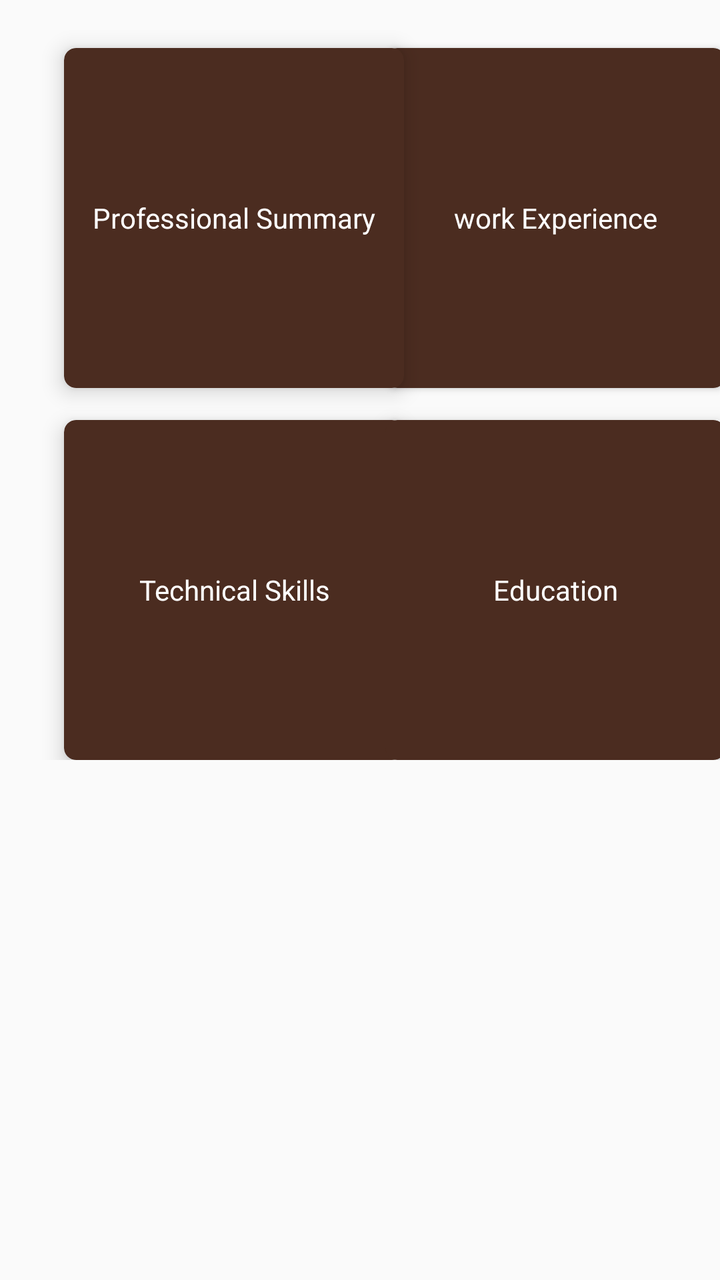
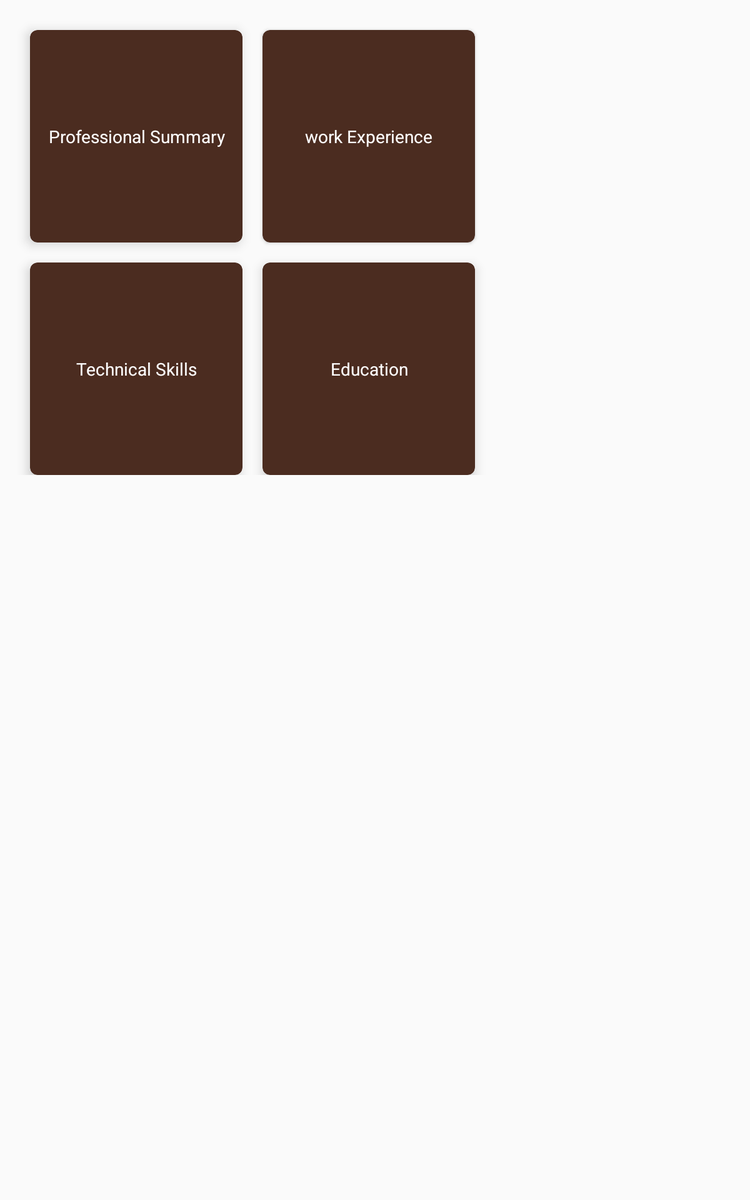

An Android layout and its configuration variant, each rendered on a device that would load it. The default file and the variant file are quoted in full after the pictures.
<!-- AndroidManifest.xml: application theme AppTheme -->
<!-- res/layout/fragment_home.xml -->
<?xml version="1.0" encoding="utf-8"?>
<layout xmlns:android="http://schemas.android.com/apk/res/android"
    xmlns:app="http://schemas.android.com/apk/res-auto"
    xmlns:tools="http://schemas.android.com/tools">
    <data>
        <variable
            name="viewModel"
            type="com.gevcorst.stanleygodfreycvapp.viewModel.ResumeViewModel" />
    </data>

    <ScrollView
        android:layout_width="match_parent"
        android:layout_height="match_parent">

        <androidx.constraintlayout.widget.ConstraintLayout
            android:layout_width="match_parent"
            android:layout_height="wrap_content"
            android:layout_gravity="center_horizontal">


            <androidx.cardview.widget.CardView
                android:id="@+id/pf"
                android:layout_width="@dimen/cardViewWidth"
                android:layout_height="@dimen/cardViewHeight"
                android:layout_marginStart="32dp"
                android:layout_marginTop="24dp"
                android:contextClickable="true"
                app:cardBackgroundColor="@color/colorPrimaryDark"
                app:cardCornerRadius="@dimen/cardviewCornerRadius"
                app:cardElevation="@dimen/cardviewCornerRadius"
                app:layout_constraintStart_toStartOf="parent"
                app:layout_constraintTop_toTopOf="parent">

                <TextView
                    android:id="@+id/textPf"
                    android:layout_width="match_parent"

                    android:layout_height="match_parent"
                    android:gravity="center"
                    android:text="@string/professionalSummary" />
            </androidx.cardview.widget.CardView>

            <androidx.cardview.widget.CardView
                android:id="@+id/ts"
                android:layout_width="@dimen/cardViewWidth"
                android:layout_height="@dimen/cardViewHeight"
                android:layout_marginTop="16dp"
                android:contextClickable="true"
                app:cardBackgroundColor="@color/colorPrimaryDark"
                app:cardCornerRadius="@dimen/cardviewCornerRadius"
                app:cardElevation="@dimen/cardviewCornerRadius"
                app:layout_constraintStart_toStartOf="@+id/pf"
                app:layout_constraintTop_toBottomOf="@+id/pf">

                <TextView
                    android:id="@+id/textTs"
                    android:layout_width="match_parent"

                    android:layout_height="match_parent"
                    android:gravity="center"
                    android:text="@string/technicalSkills" />
            </androidx.cardview.widget.CardView>

            <androidx.cardview.widget.CardView
                android:id="@+id/ws"
                android:layout_width="@dimen/cardViewWidth"
                android:layout_height="@dimen/cardViewHeight"
                android:layout_marginStart="16dp"
                android:layout_marginEnd="23dp"
                android:background="@color/colorSecondary"
                android:contextClickable="true"
                app:cardBackgroundColor="@color/colorPrimaryDark"
                app:cardCornerRadius="@dimen/cardviewCornerRadius"
                app:layout_constraintBottom_toBottomOf="@+id/pf"
                app:layout_constraintEnd_toEndOf="parent"
                app:layout_constraintStart_toEndOf="@+id/pf"
                app:layout_constraintTop_toTopOf="@+id/pf"
                app:layout_constraintVertical_bias="0.0">

                <TextView
                    android:id="@+id/textWs"
                    android:layout_width="match_parent"

                    android:layout_height="match_parent"
                    android:gravity="center"
                    android:text="@string/workexperiences" />
            </androidx.cardview.widget.CardView>

            <androidx.cardview.widget.CardView
                android:id="@+id/ed"
                android:layout_width="@dimen/cardViewWidth"
                android:layout_height="@dimen/cardViewHeight"

                android:background="@color/colorPrimaryDark"
                android:contextClickable="true"
                app:cardBackgroundColor="@color/colorPrimaryDark"
                app:cardCornerRadius="@dimen/cardviewCornerRadius"
                app:cardElevation="@dimen/cardviewCornerRadius"
                app:layout_constraintBottom_toBottomOf="@+id/ts"
                app:layout_constraintEnd_toEndOf="@+id/ws"
                app:layout_constraintStart_toStartOf="@+id/ws"
                app:layout_constraintTop_toTopOf="@+id/ts">

                <TextView
                    android:id="@+id/textEd"
                    android:layout_width="match_parent"

                    android:layout_height="match_parent"
                    android:gravity="center"
                    android:text="@string/education" />
            </androidx.cardview.widget.CardView>


        </androidx.constraintlayout.widget.ConstraintLayout>
    </ScrollView>







</layout>
<!-- resources referenced by this layout -->
<resources>
  <color name="colorPrimaryDark">#4B2C20</color>
  <color name="colorSecondary">#607D8B</color>
  <dimen name="cardViewHeight">170dp</dimen>
  <dimen name="cardViewWidth">170dp</dimen>
  <dimen name="cardviewCornerRadius">6dp</dimen>
  <string name="education">Education</string>
  <string name="professionalSummary">Professional Summary</string>
  <string name="technicalSkills">Technical Skills</string>
  <string name="workexperiences">work Experience</string>
  <style name="AppTheme" parent="Theme.AppCompat.Light.DarkActionBar">
          
          <item name="colorPrimary">@color/colorPrimary</item>
          <item name="colorPrimaryDark">@color/colorPrimaryDark</item>
          <item name="colorAccent">@color/colorAccent</item>
          <item name="android:textColor">@color/fontColor</item>
      </style>
  <color name="colorPrimary">#795548</color>
  <color name="colorAccent">#6EFFFF</color>
  <color name="fontColor">#FFFFFF</color>
</resources>
<!-- res/layout-sw600dp/fragment_home.xml (the repository's variant of the layout above) -->
<!-- drawn on a 7-inch tablet held upright -->
<?xml version="1.0" encoding="utf-8"?>
<layout xmlns:android="http://schemas.android.com/apk/res/android"
    xmlns:app="http://schemas.android.com/apk/res-auto"
    xmlns:tools="http://schemas.android.com/tools">
    <data>
        <variable
            name="viewModel"
            type="com.gevcorst.stanleygodfreycvapp.viewModel.ResumeViewModel" />
    </data>

    <ScrollView
        android:layout_width="match_parent"
        android:layout_height="match_parent">

        <androidx.constraintlayout.widget.ConstraintLayout
            android:layout_width="match_parent"
            android:layout_height="wrap_content"
            android:layout_gravity="center_horizontal">


            <androidx.cardview.widget.CardView
                android:id="@+id/pf"
                android:layout_width="@dimen/cardViewWidth"
                android:layout_height="@dimen/cardViewHeight"
                android:layout_marginStart="24dp"
                android:layout_marginTop="24dp"
                android:contextClickable="true"
                app:cardBackgroundColor="@color/colorPrimaryDark"
                app:cardCornerRadius="@dimen/cardviewCornerRadius"
                app:cardElevation="@dimen/cardviewCornerRadius"
                app:layout_constraintStart_toStartOf="parent"
                app:layout_constraintTop_toTopOf="parent">

                <TextView
                    android:id="@+id/textPf"
                    android:layout_width="match_parent"

                    android:layout_height="match_parent"
                    android:gravity="center"
                    android:text="@string/professionalSummary" />
            </androidx.cardview.widget.CardView>

            <androidx.cardview.widget.CardView
                android:id="@+id/ts"
                android:layout_width="@dimen/cardViewWidth"
                android:layout_height="@dimen/cardViewHeight"
                android:layout_marginTop="16dp"
                android:contextClickable="true"
                app:cardBackgroundColor="@color/colorPrimaryDark"
                app:cardCornerRadius="@dimen/cardviewCornerRadius"
                app:cardElevation="@dimen/cardviewCornerRadius"
                app:layout_constraintStart_toStartOf="@+id/pf"
                app:layout_constraintTop_toBottomOf="@+id/pf">

                <TextView
                    android:id="@+id/textTs"
                    android:layout_width="match_parent"

                    android:layout_height="match_parent"
                    android:gravity="center"
                    android:text="@string/technicalSkills" />
            </androidx.cardview.widget.CardView>

            <androidx.cardview.widget.CardView
                android:id="@+id/ws"
                android:layout_width="@dimen/cardViewWidth"
                android:layout_height="@dimen/cardViewHeight"
                android:layout_marginStart="16dp"
                android:background="@color/colorSecondary"
                android:contextClickable="true"
                app:cardBackgroundColor="@color/colorPrimaryDark"
                app:cardCornerRadius="@dimen/cardviewCornerRadius"
                app:layout_constraintBottom_toBottomOf="@+id/pf"
                app:layout_constraintStart_toEndOf="@+id/pf"
                app:layout_constraintTop_toTopOf="@+id/pf"
                app:layout_constraintVertical_bias="0.0">

                <TextView
                    android:id="@+id/textWs"
                    android:layout_width="match_parent"

                    android:layout_height="match_parent"
                    android:gravity="center"
                    android:text="@string/workexperiences" />
            </androidx.cardview.widget.CardView>

            <androidx.cardview.widget.CardView
                android:id="@+id/ed"
                android:layout_width="@dimen/cardViewWidth"
                android:layout_height="@dimen/cardViewHeight"

                android:background="@color/colorPrimaryDark"
                android:contextClickable="true"
                app:cardBackgroundColor="@color/colorPrimaryDark"
                app:cardCornerRadius="@dimen/cardviewCornerRadius"
                app:cardElevation="@dimen/cardviewCornerRadius"
                app:layout_constraintBottom_toBottomOf="@+id/ts"
                app:layout_constraintEnd_toEndOf="@+id/ws"
                app:layout_constraintStart_toStartOf="@+id/ws"
                app:layout_constraintTop_toTopOf="@+id/ts">

                <TextView
                    android:id="@+id/textEd"
                    android:layout_width="match_parent"

                    android:layout_height="match_parent"
                    android:gravity="center"
                    android:text="@string/education" />
            </androidx.cardview.widget.CardView>


        </androidx.constraintlayout.widget.ConstraintLayout>
    </ScrollView>







</layout>
